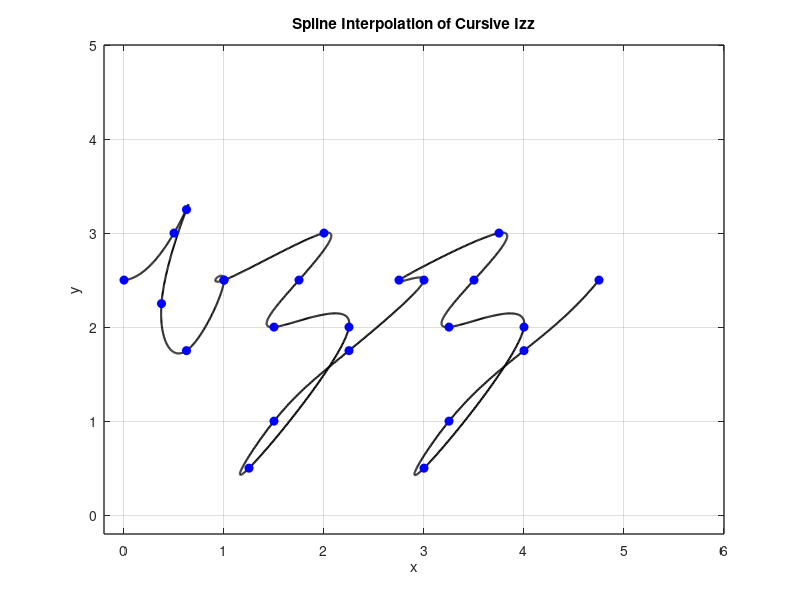
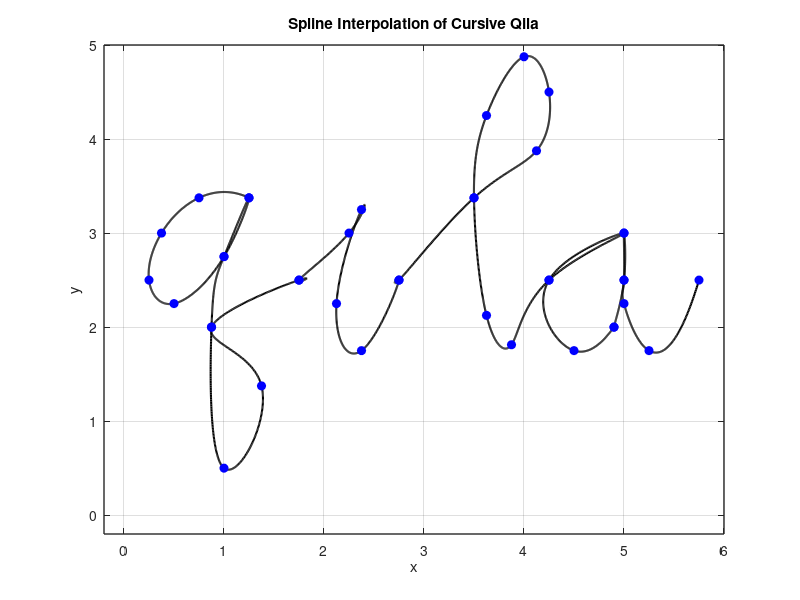
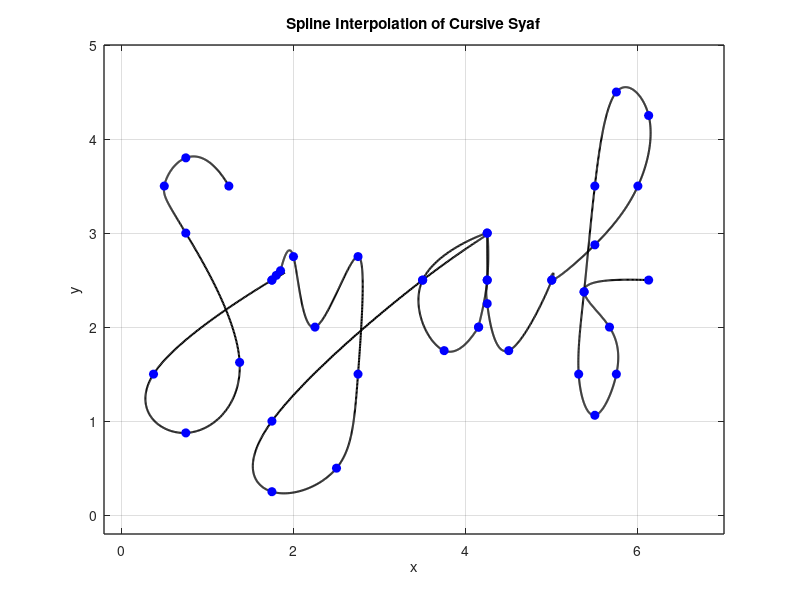
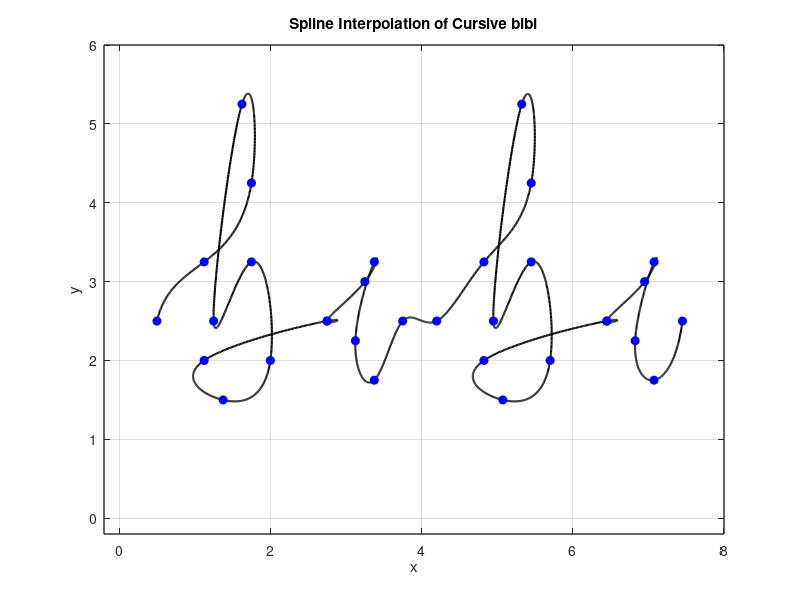

MATLAB code to generate these figures, in order:
% Nicknames:
% 1. izz (Izznie)
% 2. qil (Aqilah)
% 3. syaf (Syafiqah)
% 4. Bibi (Bibi)

%% izz
% letter i 
% Define data points for x and y coordinates
x1 = [2.75 3.25 3.375 3.125 3.375 3.75];
y1 = [2.5 3 3.25 2.25 1.75 2.5];
dot_x1 = 3.375;
dot_y1 = 3.625;

% Define the amount of shift to the right (offset)
x_shift1 = -2.75;

% Apply the offset to x coordinates (horizontal) 
x1 = x1 + x_shift1;

% letter z
% Define data points for x and y coordinates
x2 = [0.25 1.25 1 0.75 1.5 0.5 0.75 1.5 2.25];
y2 = [2.5 3 2.5 2 2 0.5 1 1.75 2.5];

% Define the amount of shift to the right (offset)
x_shift2 = 0.75;

% Apply the offset to x coordinates (horizontal) 
x2 = x2 + x_shift2;

% letter z(2)
% Define data points for x and y coordinates
x3 = [0.25 1.25 1 0.75 1.5 0.5 0.75 1.5 2.25];
y3 = [2.5 3 2.5 2 2 0.5 1 1.75 2.5];

% Define the amount of shift to the right (offset)
x_shift3 = 2.5;

% Apply the offset to x coordinates (horizontal) 
x3 = x3 + x_shift3;

% Concatenate data points
x = [x1 x2 x3];
y = [y1 y2 y3];

n = length(x);
t = 0:n-1; % Parametric coordinate t
tt = 0:0.01:n-1; % More dense coordinate tt for spline interpolation

% Compute spline interpolation
xx = spline(t, x, tt);
yy = spline(t, y, tt);

% Plot settings
figure(1)
plot(xx, yy, 'k', 'LineWidth', 1.5) % plot spline
hold on
plot(x, y, 'bo', 'MarkerFaceColor', 'b') % plot data points
axis([-0.2 6 -0.2 5])
grid on
title('Spline Interpolation of Cursive Izz')
xlabel('x')
ylabel('y')
set(gca, 'FontSize', 10, 'LineWidth', 1)
grid on

%% qil
% LETTER Q
% Define data points for x and y coordinates 
x1 = [1.25 0.75 0.375 0.25 0.5 1 1.25 1 0.875 1 1.375 0.875 1.75];
y1 = [3.375 3.375 3 2.5 2.25 2.75 3.375 2.75 2 0.5 1.375 2 2.5];

% letter i
% Define data points for x and y coordinates
x2 = [2.75 3.25 3.375 3.125 3.375 3.75];
y2 = [2.5 3 3.25 2.25 1.75 2.5];
dot_x = 2.375;
dot_y = 3.625;

% Define the amount of shift to the left (offset)
x_shift2 = -1.00;

% Apply the offset to x coordinates (horizontal) 
x2 = x2 + x_shift2;

% LETTER L
% Define data point for x and y coordinates 
x3 = [0.25 1.00 1.625 1.75 1.50 1.125 1.00 1.125 1.375 1.75];
y3 = [2.50 3.375 3.875 4.5 4.875 4.25 3.375 2.125 1.8125 2.5];

% Define the amount of shift to the right (offset)
x_shift3 = 2.50;

% Apply the offset to x coordinates (horizontal) 
x3 = x3 + x_shift3;

% letter A

x4 = [1 0.25 0.5 0.9 0.9 1 1 1 1 1.25 1.75];
y4 = [3 2.5 1.75 2 2 2.5 3 2.5 2.25 1.75 2.5];

% Define the amount of shift to the right (offset)
x_shift4 = 4.00;

% Apply the offset to x coordinates (horizontal) 
x4 = x4 + x_shift4;

% Concatenate data points
x = [x1 x2 x3 x4];
y = [y1 y2 y3 y4];

n = length(x);
t = 0:n-1; % Parametric coordinate t
tt = 0:0.01:n-1; % More dense coordinate tt for spline interpolation

% Compute spline interpolation
xx = spline(t, x, tt);
yy = spline(t, y, tt);

% Plot settings
figure(2)
plot(xx, yy, 'k', 'LineWidth', 1.5) % plot spline
hold on
plot(x, y, 'bo', 'MarkerFaceColor', 'b') % plot data points
axis([-0.2 6 -0.2 5])
grid on
title('Spline Interpolation of Cursive Qila')
xlabel('x')
ylabel('y')
set(gca, 'FontSize', 10, 'LineWidth', 1)
grid on

%% syaf
% letter s
x1 = [1.25 0.75 0.5 0.75 1.375 0.75 0.375 1.75];
y1 = [3.5 3.8 3.5 3 1.625 0.875 1.5 2.5];

% letter y 
x2 = [0.5 0.55 0.6 0.75 1 1.5 1.5 1.25 0.5 0.5 2.25];
y2 = [2.5 2.55 2.6 2.75 2 2.75 1.5 0.5 0.25 1 2.5];

% Define the amount of shift to the right (offset)
x_shift2 = 1.25;

% Apply the offset to x coordinates (horizontal) 
x2 = x2 + x_shift2;

% letter a
x3 = [1 0.25 0.5 0.9 0.9 1 1 1 1 1.25 1.75];
y3  = [3 2.5 1.75 2 2 2.5 3 2.5 2.25 1.75 2.5];

% Define the amount of shift to the right (offset)
x_shift3 = 3.25;

% Apply the offset to x coordinates (horizontal) 
x3 = x3 + x_shift3;

% LETTER F
% Define data points for x and y coordinates 
x4 = [0.5 1 1.5 1.625 1.25 1 0.875 0.8125 1 1.25 1.17 0.875 1.625];
y4 = [2.5 2.875 3.5 4.25 4.5 3.5 2.375 1.5 1.0625 1.5 2 2.375 2.5];

% Define the amount of shift to the right (offset)
x_shift4 = 4.5;

% Apply the offset to x coordinates (horizontal) 
x4 = x4 + x_shift4;

% Concatenate data points
x = [x1 x2 x3 x4];
y = [y1 y2 y3 y4];

n = length(x);
t = 0:n-1; % Parametric coordinate t
tt = 0:0.01:n-1; % More dense coordinate tt for spline interpolation

% Compute spline interpolation
xx = spline(t, x, tt);
yy = spline(t, y, tt);

% Plot settings
figure(3)
plot(xx, yy, 'k', 'LineWidth', 1.5) % plot spline
hold on
plot(x, y, 'bo', 'MarkerFaceColor', 'b') % plot data points
axis([-0.2 7 -0.2 5])
grid on
title('Spline Interpolation of Cursive Syaf')
xlabel('x')
ylabel('y')
set(gca, 'FontSize', 10, 'LineWidth', 1)
grid on

%% bibi
% letter b 
% Define data points for x and y coordinates
x1 = [0.5 1.125 1.75 1.625 1.25 1.75 2 1.375 1.125 2.75];
y1 = [2.5 3.25 4.25 5.25 2.5 3.25 2 1.5 2 2.5];

% letter I
% Define data points for x and y coordinates
x2 = [2.75 3.25 3.375 3.125 3.375 3.75];
y2 = [2.5 3 3.25 2.25 1.75 2.5];

% letter b 
% Define data points for x and y coordinates
x3 = [0.5 1.125 1.75 1.625 1.25 1.75 2 1.375 1.125 2.75];
y3 = [2.5 3.25 4.25 5.25 2.5 3.25 2 1.5 2 2.5];

% Define the amount of shift to the right (offset)
x_shift3 = 3.7;

% Apply the offset to x coordinates (horizontal) 
x3 = x3 + x_shift3;

% letter I
% Define data points for x and y coordinates
x4 = [2.75 3.25 3.375 3.125 3.375 3.75];
y4 = [2.5 3 3.25 2.25 1.75 2.5];

% Define the amount of shift to the right (offset)
x_shift4 = 3.7;

% Apply the offset to x coordinates (horizontal) 
x4 = x4 + x_shift4;

% Concatenate data points
x = [x1 x2 x3 x4];
y = [y1 y2 y3 y4];

n = length(x);
t = 0:n-1; % Parametric coordinate t
tt = 0:0.01:n-1; % More dense coordinate tt for spline interpolation

% Compute spline interpolation
xx = spline(t, x, tt);
yy = spline(t, y, tt);

% Plot settings
figure(4)
plot(xx, yy, 'k', 'LineWidth', 1.5) % plot spline
hold on
plot(x, y, 'bo', 'MarkerFaceColor', 'b') % plot data points
axis([-0.2 8 -0.2 6])
grid on
title('Spline Interpolation of Cursive bibi')
xlabel('x')
ylabel('y')
set(gca, 'FontSize', 10, 'LineWidth', 1)
grid on
